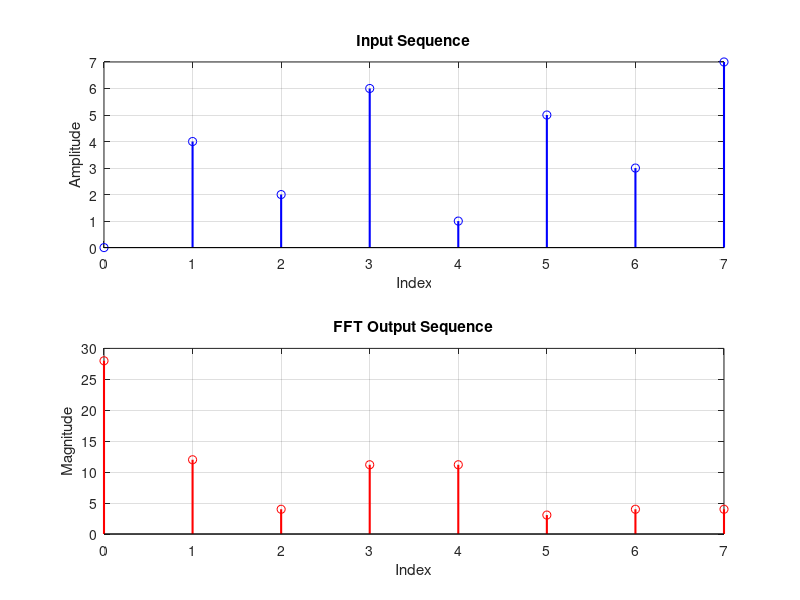

Write MATLAB code to recreate this figure.
% % 8-point 1D DIT FFT implementation without using functions

% % Parameters
% N = 8; % FFT size
% x = [1 2 3 4 5 6 7 8]; % Input sequence

% % Check if N is a power of 2
% if log2(N) ~= round(log2(N))
%     error('N must be a power of 2');
% end

% % Check if the input sequence length is equal to N
% if length(x) ~= N
%     error('Input sequence length must be equal to N');
% end

% % Bit-reversal permutation function
% N = length(x);
% n = log2(N);
% y = zeros(1, N);
% for i = 1:N
%     y(i) = bin2dec(fliplr(dec2bin(i-1, n))) + 1;
% end
% x = x(y);

% % 1D DIT FFT
% for i = 1:log2(N)
%     L = 2^i;
%     B = N/L;
%     for j = 1:L/2
%         for k = 1:B
%             a = x((j-1)*B + k);
%             b = x((j-1)*B + k + B);
%             x((j-1)*B + k) = a + b*exp(-1i*2*pi*(j-1)*(k-1)/N);
%             x((j-1)*B + k + B) = a - b*exp(-1i*2*pi*(j-1)*(k-1)/N);
%         end
%     end
% end

% % Output FFT sequence
% X = x;
% disp(X);


% 8-point 1D DIT FFT implementation with graphs

% Parameters
N = 8; % FFT size
% Input sequence
% x = [1 2 3 4 5 6 7 8]; 
x = [0,4,2,6,1,5,3,7];

% Check if N is a power of 2
if log2(N) ~= round(log2(N))
    error('N must be a power of 2');
end

% Check if the input sequence length is equal to N
if length(x) ~= N
    error('Input sequence length must be equal to N');
end
% Display input sequence
disp('Input Sequence:');
disp(x);

% Generate twiddle factors
W = zeros(1, N/2);
for k = 1:N/2
    W(k) = exp(-1i*2*pi*(k-1)/N);
end

% Display twiddle factors
disp('Twiddle Factors:');
disp(W);

% Plot input sequence
subplot(2, 1, 1);
stem(0:N-1, x, 'b', 'LineWidth', 1.5);
title('Input Sequence');
xlabel('Index');
ylabel('Amplitude');
grid on;

% Bit-reversal permutation function
N = length(x);
n = log2(N);
y = zeros(1, N);
for i = 1:N
    y(i) = bin2dec(fliplr(dec2bin(i-1, n))) + 1;
end
x = x(y);

% 1D DIT FFT
for i = 1:log2(N)
    L = 2^i;
    B = N/L;
    for j = 1:L/2
        for k = 1:B
            a = x((j-1)*B + k);
            b = x((j-1)*B + k + B);
            x((j-1)*B + k) = a + b*exp(-1i*2*pi*(j-1)*(k-1)/N);
            x((j-1)*B + k + B) = a - b*exp(-1i*2*pi*(j-1)*(k-1)/N);
        end
    end
end

% Display FFT output sequence
disp('FFT Output Sequence:');
disp(abs(x));

% Plot FFT output sequence
subplot(2, 1, 2);
stem(0:N-1, abs(x), 'r', 'LineWidth', 1.5);
title('FFT Output Sequence');
xlabel('Index');
ylabel('Magnitude');
grid on;